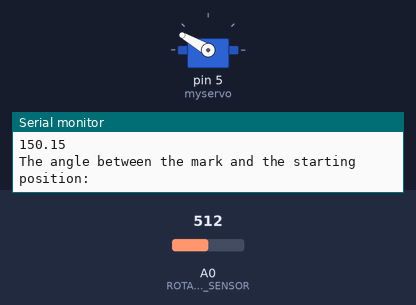
A sketch run on a simulated Arduino Uno, built with avr-gcc and run on an emulated ATmega328P. Parts: servo, the last lines printed to the serial monitor. The inputs (shaded band) are chosen by the test bench; at power-on: A0 (ROTARY_ANGLE_SENSOR) = 512.

Above: at 1.2 s.
1.3 s: A0 (ROTARY_ANGLE_SENSOR) set to 352
At 2.3 s:
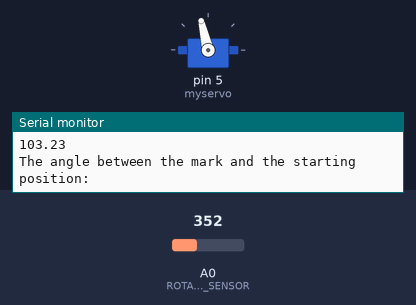
2.9 s: A0 (ROTARY_ANGLE_SENSOR) set to 326
At 3.6 s:
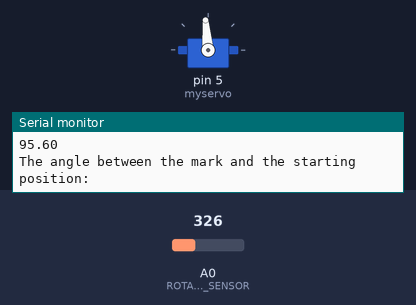
4.4 s: A0 (ROTARY_ANGLE_SENSOR) set to 38
At 5.3 s:
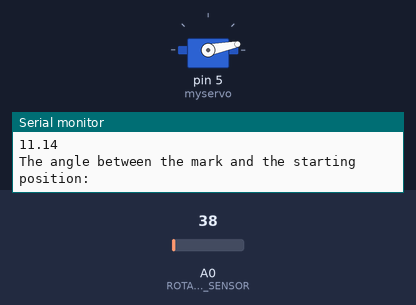
5.9 s: A0 (ROTARY_ANGLE_SENSOR) set to 31
At 7.0 s:
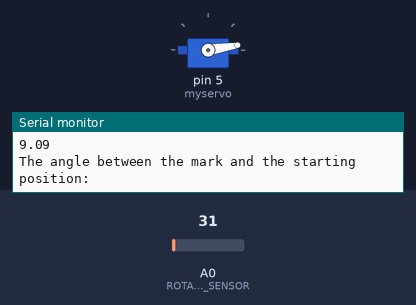
8.9 s: A0 (ROTARY_ANGLE_SENSOR) set to 122
At 9.9 s:
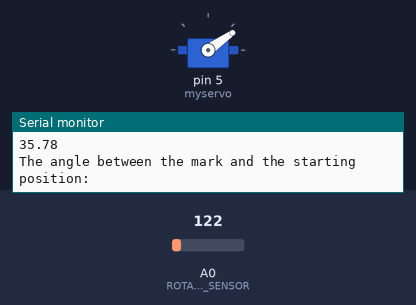
10.5 s: A0 (ROTARY_ANGLE_SENSOR) set to 716
At 11.6 s:
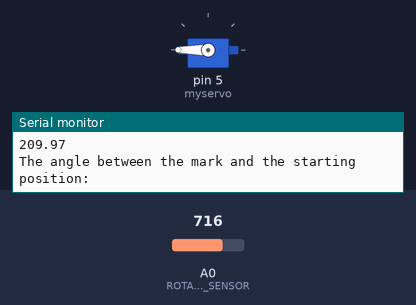
Timing chart, 0 to 13.1 s (numbered marks = the images above; inputs shaded):
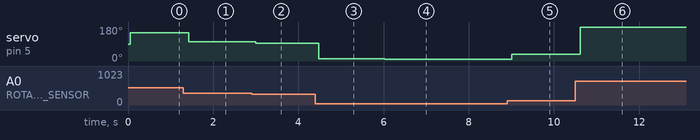

The sketch:

L5_RotaryServo_XIAO_en.ino
```cpp
#include <Servo.h>// Declare the use of the servo library
#define ROTARY_ANGLE_SENSOR A0 // Define the rotary potentiometer pin as A0
#define ADC_REF 3 // ADC reference voltage is 3V
#define GROVE_VCC 3 // GROVE module reference voltage is 3V
#define FULL_ANGLE 300 // The maximum rotation angle of the rotary potentiometer is 300°
Servo myservo;  // Create a myservo object to control the servo
int pos = 0; // Variable to store the rotation angle of the servo

void setup() {
    Serial.begin(9600);// Initialize the serial port
    pinMode(ROTARY_ANGLE_SENSOR, INPUT);// Set the rotary potentiometer pin as input
    myservo.attach(5);  // The myservo signal is transmitted through pin 5, if you are using XIAO RP2040/XIAO ESP32, please modify 5 to D5
}

void loop() {
    float voltage;// Set voltage as a floating point
    int sensor_value = analogRead(ROTARY_ANGLE_SENSOR);// Read the analog value at the rotary potentiometer pin
    voltage = (float)sensor_value * ADC_REF / 1023;// Real-time voltage is the read analog value multiplied by the reference voltage divided by 1023
    float degrees = (voltage * FULL_ANGLE) / GROVE_VCC;// The rotation angle of the knob is the real-time voltage multiplied by the maximum rotation angle of the rotary potentiometer divided by the voltage value of the GROVE module interface
    Serial.println("The angle between the mark and the starting position:");// Print characters on the serial port
    Serial.println(degrees);// Print the rotation angle value of the rotary potentiometer on the serial port
    delay(50);
    myservo.write(degrees); // Write the rotation angle value of the rotary potentiometer into the servo
}
```

Measured:
- after the input at 1.3 s, servo on pin 5 (myservo): 150° → 103° after 0.12 s
- after the input at 2.9 s, servo on pin 5 (myservo): 103° → 95° after 0.10 s
- after the input at 4.4 s, servo on pin 5 (myservo): 95° → 11° after 0.08 s
- after the input at 5.9 s, servo on pin 5 (myservo): 11° → 9° after 0.13 s
- after the input at 8.9 s, servo on pin 5 (myservo): 9° → 35° after 0.11 s
- after the input at 10.5 s, servo on pin 5 (myservo): 35° → 180° after 0.12 s
